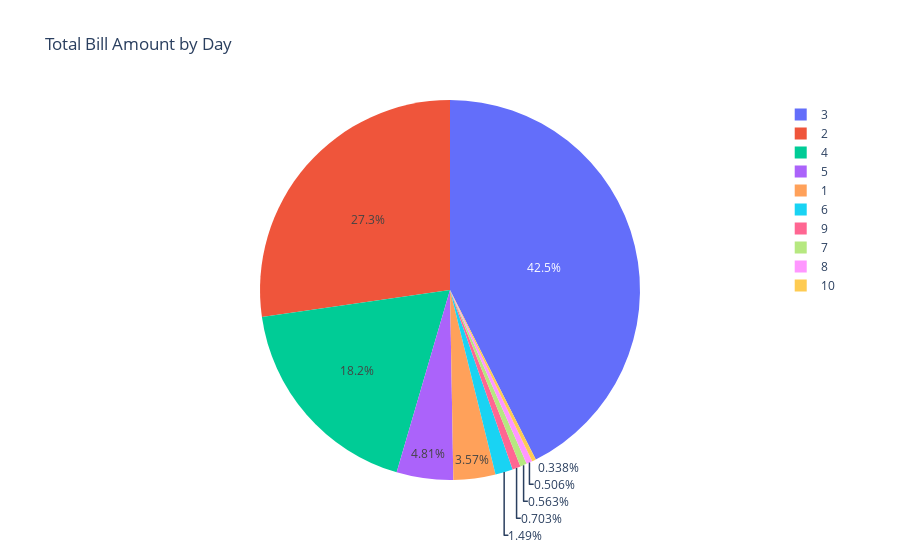

Write notebook code for a chart like this one.
### Code cell
fig = px.pie(df, names='bedRoom', title='Total Bill Amount by Day')

# Show the plot
fig.show()

### Figure 1 — Plotly figure (JSON) as saved in the notebook; plotly's stock layout.template omitted (floating-point values rounded to 4 significant figures; data arrays with more than 128 entries replaced by an {"elided": "..."} marker saying what was removed)
{"data": [{"domain": {"x": [0, 1], "y": [0, 1]}, "hovertemplate": "bedRoom=%{label}<extra></extra>", "labels": {"elided": "3554 int values"}, "legendgroup": "", "name": "", "showlegend": true, "type": "pie"}], "layout": {"legend": {"tracegroupgap": 0}, "title": {"text": "Total Bill Amount by Day"}}}
